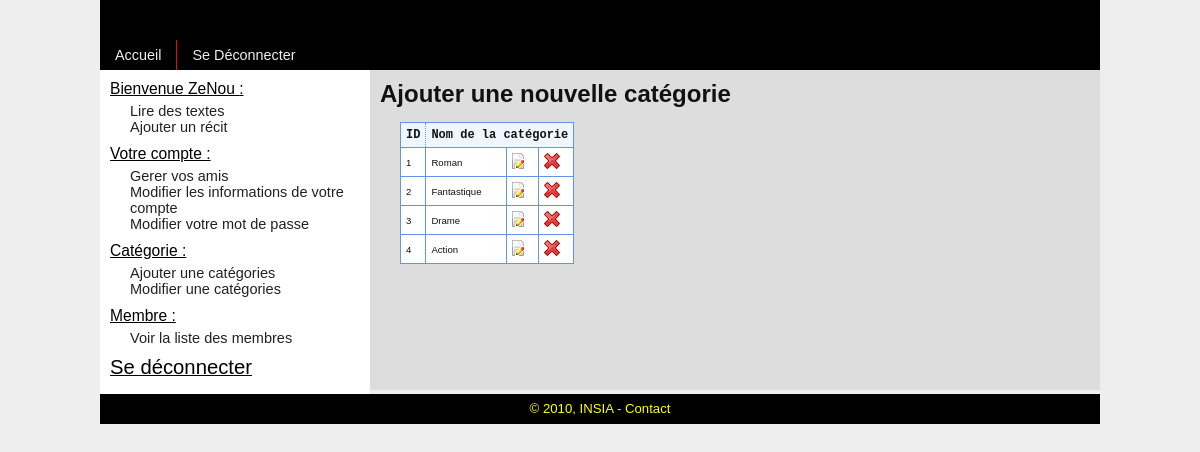
Screenshot of /index.php?page=modifcategorie (signed in) with the database file from the repository.
### tables this page shows
CREATE TABLE IF NOT EXISTS `categorie` (
  `id` smallint(6) NOT NULL AUTO_INCREMENT,
  `nom` varchar(45) NOT NULL,
  PRIMARY KEY (`id`)
);

### class/db.class.php (called while the page is built, shortened)
<?php
class Sql
{
	private
	$Serveur = '',
	$Bdd = '',
	$Identifiant = '',
	$Mdp = '',
	$Lien = '',
	$Debogue = true,
	$LimiteParPage,
	$PageCourante = 1,
	$nombreItemsTotal = 0,
	$NbRequetes = 0;
	public function __construct($Serveur = cfgServeur, $Bdd = cfgBdd, $Identifiant = cfgLogin, $Mdp = cfgPass)
	{
		$this->Serveur = $Serveur;
		$this->Bdd = $Bdd;
		$this->Identifiant = $Identifiant;
		$this->Mdp = $Mdp;
		$this->Lien=mysql_connect($this->Serveur, $this->Identifiant, $this->Mdp);
		$Base = mysql_select_db($this->Bdd,$this->Lien);
	}
	public function TabSQL($Requete, $LimiteParPage = 0, $PageCourante = 1, $CountSpecial = '')
	{
		$i = 0;
		$Ressource = mysql_query($Requete,$this->Lien);
		$TabResultat=array();
		while ($Ligne = mysql_fetch_assoc($Ressource))
		{
			foreach ($Ligne as $clef => $valeur) $TabResultat[$i][$clef] = $valeur;
			$i++;
		}
		return $TabResultat;
	}
}
?>

### conf/fonctions.php (called while the page is built, shortened)
<?php
	function Tab($obj, $requete, $LimiteParPage = 0, $PageCourante = 1, $CountSpecial = '')
	{
		try
		{
			return $obj->TabSQL($requete, $LimiteParPage, $PageCourante, $CountSpecial);
		}catch (Erreur $e) {
			echo $e->RetourneErreur();
		}
	}
?>

### inc/modifcategorie.inc.php (the view, shortened to what this page needs)
<?php
if(isset($_SESSION['id']) AND $_SESSION['level'] == 9)
{
	echo '<h1>Ajouter une nouvelle catégorie</h1><br />' ;
	$list_cat = new Sql();
	$tab_cat = Tab($list_cat,'	SELECT id, nom
								FROM categorie  ');
	echo '
	<div id="listeCat">
		<table>
			<tr>
				<th>ID</th>
				<th colspan="3">Nom de la catégorie</th>
			</tr>' ;
	foreach ($tab_cat as $tab_msg)
	{
		$id = base64_encode($tab_msg['id']) ;
		echo '<tr>
				<td>'.$tab_msg['id'].'</td>
				<td>'.$tab_msg['nom'].' </td>
				<td><a href="index.php?page=modifcategorie&idcat='.$id.'&action='.base64_encode('modif').'"><img src="./images/png/edit.png" alt="éditer la catégorie" title="modifier"/></a></td>
				<td><a href="index.php?page=modifcategorie&idcat='.$id.'&action='.base64_encode('supp').'"><img src="./images/png/supp.png" alt="supprimer la catégorie" title="supprimer"/></a></td>
			</tr>';
	}
	echo '</table>
	</div>';
			?>
			<?php
}
else
{
	echo '<br /><br />
			<ul class="erreur">
				<li>Vous n\'avez pas accès à cette page</li>
			</ul>' ;
}
?>

### css/general.css (style rules this page uses)
body { color: #111; font-family: Arial, Verdana, sans-serif; font-size: 12px; background-color: #eee; }

### css/tableau.css (style rules this page uses)
table { border-collapse: collapse; margin-left: 20px; }
th { font-family: monospace; border: 1px dotted #6495ed; padding: 5px; background-color: #EFF6FF; }
td { font-family: sans-serif; font-size: 80%; border: 1px solid #6495ed; padding: 5px; text-align: left; }

### css/affichage.css (style rules this page uses)
div#listeCat { float: left; }

### rows the page displays
categorie: id "1", nom "Roman"
categorie: id "2", nom "Fantastique"
categorie: id "3", nom "Drame"
categorie: id "4", nom "Action"

### other values shown
$_SESSION['pseudo'] "ZeNou"
